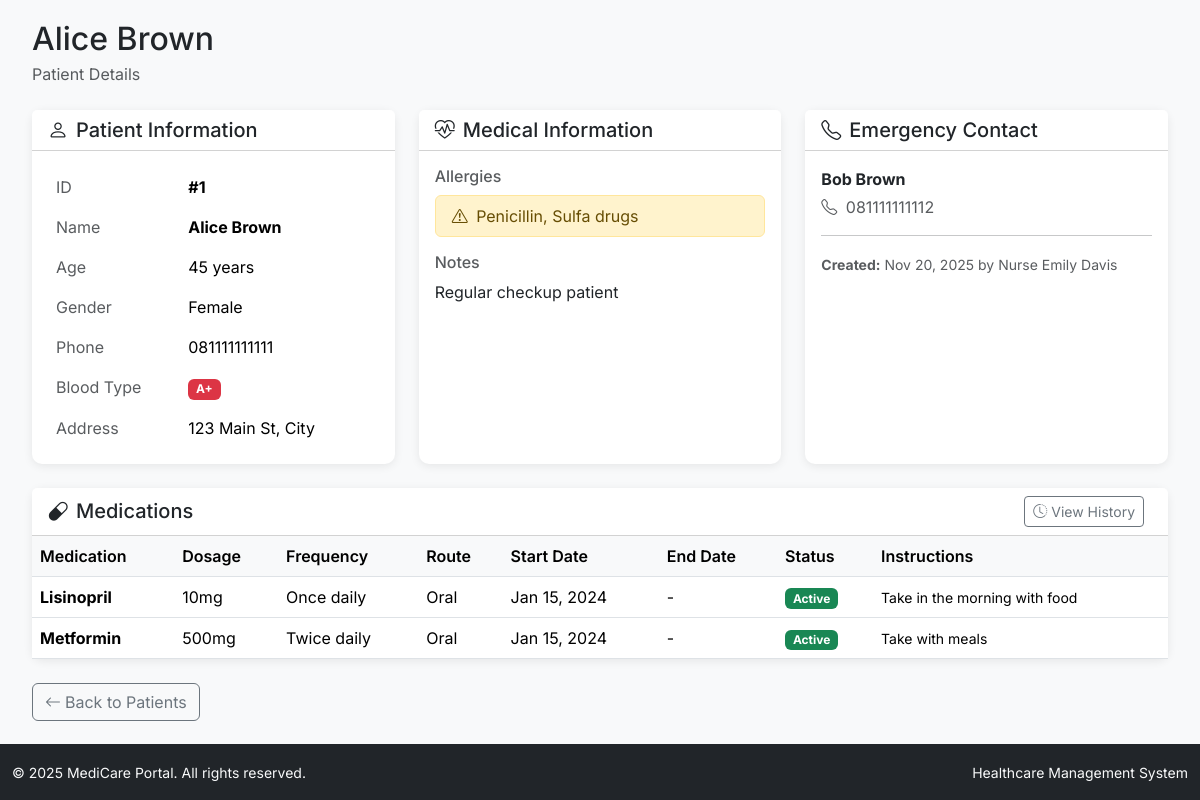
The page /index.php?r=patients/info&id=1 (signed in) on the database its author committed.
### tables this page shows
CREATE TABLE patients (
    id INT AUTO_INCREMENT PRIMARY KEY,
    name VARCHAR(100) NOT NULL,
    age INT NOT NULL,
    gender ENUM('Male', 'Female', 'Other') DEFAULT 'Male',
    phone VARCHAR(20) DEFAULT NULL,
    address TEXT DEFAULT NULL,
    allergies TEXT DEFAULT NULL,
    blood_type VARCHAR(5) DEFAULT NULL,
    emergency_contact VARCHAR(100) DEFAULT NULL,
    emergency_phone VARCHAR(20) DEFAULT NULL,
    notes TEXT DEFAULT NULL,
    created_by INT DEFAULT NULL,
    created_at TIMESTAMP DEFAULT CURRENT_TIMESTAMP,
    updated_at TIMESTAMP DEFAULT CURRENT_TIMESTAMP ON UPDATE CURRENT_TIMESTAMP,
    FOREIGN KEY (created_by) REFERENCES nurses(id) ON DELETE SET NULL
);

CREATE TABLE nurses (
    id INT AUTO_INCREMENT PRIMARY KEY,
    name VARCHAR(100) NOT NULL,
    email VARCHAR(100) NOT NULL UNIQUE,
    password_hash VARCHAR(255) NOT NULL,
    department VARCHAR(100) DEFAULT NULL,
    phone VARCHAR(20) DEFAULT NULL,
    created_at TIMESTAMP DEFAULT CURRENT_TIMESTAMP
);

CREATE TABLE medications (
    id INT AUTO_INCREMENT PRIMARY KEY,
    patient_id INT NOT NULL,
    name VARCHAR(100) NOT NULL,
    dosage VARCHAR(50) NOT NULL,
    frequency VARCHAR(100) NOT NULL,
    route VARCHAR(50) DEFAULT 'Oral',
    start_date DATE NOT NULL,
    end_date DATE DEFAULT NULL,
    status ENUM('Active', 'Completed', 'Stopped') DEFAULT 'Active',
    instructions TEXT DEFAULT NULL,
    created_by INT DEFAULT NULL,
    updated_by INT DEFAULT NULL,
    created_at TIMESTAMP DEFAULT CURRENT_TIMESTAMP,
    updated_at TIMESTAMP DEFAULT CURRENT_TIMESTAMP ON UPDATE CURRENT_TIMESTAMP,
    FOREIGN KEY (patient_id) REFERENCES patients(id) ON DELETE CASCADE,
    FOREIGN KEY (created_by) REFERENCES nurses(id) ON DELETE SET NULL,
    FOREIGN KEY (updated_by) REFERENCES nurses(id) ON DELETE SET NULL
);

### app/core/Controller.php (called while the page is built, shortened)
<?php
class Controller {
    protected function render(string $view, array $params = []): void {
        extract($params, EXTR_SKIP);
        $viewFile = APP_ROOT . '/app/views/' . $view . '.php';
        include $viewFile;
        include APP_ROOT . '/app/views/layout.php';
    }
}

### app/controllers/PatientsController.php (called while the page is built, shortened)
<?php
require_once APP_ROOT . '/app/core/Controller.php';
require_once APP_ROOT . '/app/models/Patient.php';
require_once APP_ROOT . '/app/models/Medication.php';
class PatientsController extends Controller {
    private function isNurse(): bool {
        return !empty($_SESSION['nurse_id']);
    }
    private function isDoctor(): bool {
        return !empty($_SESSION['doctor_id']);
    }
    public function info(): void {
        $id = isset($_GET['id']) ? (int)$_GET['id'] : 0;
        $patient = Patient::findById($id);
        $medications = Medication::getByPatientId($id);
        $activityLogs = ActivityLog::getByEntity('patient', $id);
        $this->render('patients/info', [
            'patient' => $patient,
            'medications' => $medications,
            'activityLogs' => $activityLogs,
            'isNurse' => $this->isNurse(),
            'isDoctor' => $this->isDoctor(),
            'hideLandingLinks' => true
        ]);
    }
}

### app/core/Router.php (called while the page is built, shortened)
<?php
class Router {
    public function dispatch(): void {
        $route = isset($_GET['r']) ? trim($_GET['r'], '/') : 'home/index';
        [$controllerName, $action] = array_pad(explode('/', $route, 2), 2, null);
        $action = $action ?: 'index';
        $controller = new $controllerName();
        $controller->$action();
    }
}

### public/index.php (called while the page is built, shortened)
<?php
require_once __DIR__ . '/../app/core/Router.php';
$router = new Router();
$router->dispatch();

### app/models/Patient.php (called while the page is built, shortened)
<?php
class Patient {
    public static function findById(int $id): ?array {
        $pdo = Database::getInstance();
        $stmt = $pdo->prepare('SELECT p.*, n.name as created_by_name FROM patients p LEFT JOIN nurses n ON p.created_by = n.id WHERE p.id = ? LIMIT 1');
        $stmt->execute([$id]);
        $row = $stmt->fetch(PDO::FETCH_ASSOC);
        return $row ?: null;
    }
}

### app/models/Medication.php (called while the page is built, shortened)
<?php
class Medication {
    public static function getByPatientId(int $patientId): array {
        $pdo = Database::getInstance();
        $stmt = $pdo->prepare('
            SELECT m.*, n.name as created_by_name, nu.name as updated_by_name
            FROM medications m
            LEFT JOIN nurses n ON m.created_by = n.id
            LEFT JOIN nurses nu ON m.updated_by = nu.id
            WHERE m.patient_id = ?
            ORDER BY m.status ASC, m.start_date DESC
        ');
        $stmt->execute([$patientId]);
        return $stmt->fetchAll(PDO::FETCH_ASSOC);
    }
}

### app/views/patients/info.php (the view, shortened to what this page needs)
<div class="container-fluid">
    <div class="content-wrapper">
        <div class="d-flex justify-content-between align-items-center mb-4">
            <div>
                <h2 class="mb-1"><?php echo htmlspecialchars($patient['name']); ?></h2>
                <p class="text-muted mb-0">Patient Details</p>
            </div>
        </div>
        <div class="row">
            <div class="col-lg-4 mb-4">
                <div class="card h-100">
                    <div class="card-header bg-white">
                        <h5 class="mb-0"><i class="bi bi-person me-2"></i>Patient Information</h5>
                    </div>
                    <div class="card-body">
                        <table class="table table-borderless mb-0">
                            <tr>
                                <td class="text-muted" width="40%">ID</td>
                                <td><strong>#<?php echo $patient['id']; ?></strong></td>
                            </tr>
                            <tr>
                                <td class="text-muted">Name</td>
                                <td><strong><?php echo htmlspecialchars($patient['name']); ?></strong></td>
                            </tr>
                            <tr>
                                <td class="text-muted">Age</td>
                                <td><?php echo $patient['age']; ?> years</td>
                            </tr>
                            <tr>
                                <td class="text-muted">Gender</td>
                                <td><?php echo $patient['gender']; ?></td>
                            </tr>
                            <tr>
                                <td class="text-muted">Phone</td>
                                <td><?php echo htmlspecialchars($patient['phone'] ?? 'Not provided'); ?></td>
                            </tr>
                            <tr>
                                <td class="text-muted">Blood Type</td>
                                <td>
                                    <?php if ($patient['blood_type']): ?>
                                        <span class="badge bg-danger"><?php echo htmlspecialchars($patient['blood_type']); ?></span>
                                    <?php else: ?>
                                        Not specified
                                    <?php endif; ?>
                                </td>
                            </tr>
                            <tr>
                                <td class="text-muted">Address</td>
                                <td><?php echo htmlspecialchars($patient['address'] ?? 'Not provided'); ?></td>
                            </tr>
                        </table>
                    </div>
                </div>
            </div>
            <div class="col-lg-4 mb-4">
                <div class="card h-100">
                    <div class="card-header bg-white">
                        <h5 class="mb-0"><i class="bi bi-heart-pulse me-2"></i>Medical Information</h5>
                    </div>
                    <div class="card-body">
                        <h6 class="text-muted mb-2">Allergies</h6>
                        <?php if ($patient['allergies']): ?>
                            <div class="alert alert-warning py-2">
                                <i class="bi bi-exclamation-triangle me-1"></i>
                                <?php echo htmlspecialchars($patient['allergies']); ?>
                            </div>
                        <?php else: ?>
                            <p class="text-muted">No known allergies</p>
                        <?php endif; ?>
                        <h6 class="text-muted mb-2 mt-3">Notes</h6>
                        <?php if ($patient['notes']): ?>
                            <p class="mb-0"><?php echo nl2br(htmlspecialchars($patient['notes'])); ?></p>
                        <?php else: ?>
                            <p class="text-muted mb-0">No notes</p>
                        <?php endif; ?>
                    </div>
                </div>
            </div>
            <div class="col-lg-4 mb-4">
                <div class="card h-100">
                    <div class="card-header bg-white">
                        <h5 class="mb-0"><i class="bi bi-telephone me-2"></i>Emergency Contact</h5>
                    </div>
                    <div class="card-body">
                        <?php if ($patient['emergency_contact'] || $patient['emergency_phone']): ?>
                            <p class="mb-1">
                                <strong><?php echo htmlspecialchars($patient['emergency_contact'] ?? 'Not provided'); ?></strong>
                            </p>
                            <p class="mb-0 text-muted">
                                <i class="bi bi-telephone me-1"></i>
                                <?php echo htmlspecialchars($patient['emergency_phone'] ?? 'No phone'); ?>
                            </p>
                        <?php else: ?>
                            <p class="text-muted mb-0">No emergency contact provided</p>
                        <?php endif; ?>
                        <hr>
                        <small class="text-muted">
                            <strong>Created:</strong> <?php echo date('M j, Y', strtotime($patient['created_at'])); ?>
                            <?php if ($patient['created_by_name']): ?>
                                by <?php echo htmlspecialchars($patient['created_by_name']); ?>
                            <?php endif; ?>
                        </small>
                    </div>
                </div>
            </div>
        </div>
        <div class="card mb-4">
            <div class="card-header bg-white d-flex justify-content-between align-items-center">
                <h5 class="mb-0"><i class="bi bi-capsule me-2"></i>Medications</h5>
                <div>
                    <a href="index.php?r=medications/history&patient_id=<?php echo $patient['id']; ?>" class="btn btn-sm btn-outline-secondary me-2">
                        <i class="bi bi-clock-history me-1"></i>View History
                    </a>
                </div>
            </div>
            <div class="card-body p-0">
                <?php if (empty($medications)): ?>
                    <div class="p-4 text-center text-muted">
                        <i class="bi bi-capsule" style="font-size: 2rem;"></i>
                        <p class="mb-0 mt-2">No medications prescribed</p>
                    </div>
                <?php else: ?>
                    <div class="table-responsive">
                        <table class="table table-hover mb-0">
                            <thead>
                                <tr>
                                    <th>Medication</th>
                                    <th>Dosage</th>
                                    <th>Frequency</th>
                                    <th>Route</th>
                                    <th>Start Date</th>
                                    <th>End Date</th>
                                    <th>Status</th>
                                    <th>Instructions</th>
                                </tr>
                            </thead>
                            <tbody>
                                <?php foreach ($medications as $med): ?>
                                    <tr>
                                        <td><strong><?php echo htmlspecialchars($med['name']); ?></strong></td>
                                        <td><?php echo htmlspecialchars($med['dosage']); ?></td>
                                        <td><?php echo htmlspecialchars($med['frequency']); ?></td>
                                        <td><?php echo htmlspecialchars($med['route']); ?></td>
                                        <td><?php echo date('M j, Y', strtotime($med['start_date'])); ?></td>
                                        <td>
                                            <?php echo $med['end_date'] ? date('M j, Y', strtotime($med['end_date'])) : '-'; ?>
                                        </td>
                                        <td>
                                            <?php
                                            $statusClass = 'bg-success';
                                            ?>
                                            <span class="badge <?php echo $statusClass; ?>">
                                                <?php echo $med['status']; ?>
                                            </span>
                                        </td>
                                        <td>
                                            <?php if ($med['instructions']): ?>
                                                <small title="<?php echo htmlspecialchars($med['instructions']); ?>">
                                                    <?php echo htmlspecialchars(substr($med['instructions'], 0, 30)); ?>
                                                </small>
                                            <?php else: ?>
                                                -
                                            <?php endif; ?>
                                        </td>
                                    </tr>
                                <?php endforeach; ?>
                            </tbody>
                        </table>
                    </div>
                <?php endif; ?>
            </div>
        </div>
        <div class="mt-3">
            <a href="index.php?r=patients/index" class="btn btn-outline-secondary">
                <i class="bi bi-arrow-left me-1"></i>Back to Patients
            </a>
        </div>
    </div>
</div>

### public/assets/css/main.css (style rules this page uses)
:root { --font-default: "Open Sans", system-ui, -apple-system, "Segoe UI", Roboto, "Helvetica Neue", Arial, "Noto Sans", "Liberation Sans", sans-serif, "Apple Color Emoji", "Segoe UI Emoji", "Segoe UI Symbol", "Noto Color Emoji"; --font-primary: "Amatic SC", sans-serif; --font-secondary: "Inter", sans-serif; }
:root { --color-default: #212529; --color-primary: #ce1212; --color-secondary: #37373f; }
:root { scroll-behavior: smooth; }
body { font-family: var(--font-default); color: var(--color-default); }
a { color: var(--color-primary); text-decoration: none; }
h1, h2, h3, h4, h5, h6 { font-family: var(--font-secondary); }

### app/views/layout.php (style rules this page uses)
:root { --primary-color: #0d6efd; --secondary-color: #6c757d; --success-color: #198754; --danger-color: #dc3545; --warning-color: #ffc107; --info-color: #0dcaf0; }
body { font-family: 'Inter', 'Open Sans', sans-serif; background-color: #f8f9fa; }
.card { border: none; border-radius: 10px; box-shadow: 0 2px 10px rgba(0,0,0,0.08); transition: transform 0.2s, box-shadow 0.2s; }
.table th { font-weight: 600; background-color: #f8f9fa; }
.content-wrapper { min-height: calc(100vh - 56px); padding: 20px; }

### rows shown on the page
patients: name "Alice Brown", id "1", age "45", gender "Female", phone "081111111111", blood_type "A+", address "123 Main St, City", allergies "Penicillin, Sulfa drugs", notes "Regular checkup patient", emergency_contact "Bob Brown", emergency_phone "081111111112", created_at "Nov 20, 2025", created_by.name "Nurse Emily Davis"
medications: name "Lisinopril", dosage "10mg", frequency "Once daily", route "Oral", start_date "Jan 15, 2024", status "Active", instructions "Take in the morning with food"
medications: name "Metformin", dosage "500mg", frequency "Twice daily", route "Oral", start_date "Jan 15, 2024", status "Active", instructions "Take with meals"
